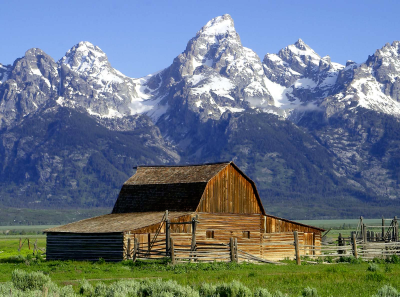
#> input picture TP1/imagens/barn_mountains.bmp, 400 x 297 px, found by its file name
$ python main.py
#> lines starting #> are read from the running program, lines starting #| are printed output that depends on the picture
import matplotlib.pyplot as plt
import matplotlib.colors as clr
import numpy as np


def visualizarImagem(nomeFich: str):
#> called with nomeFich = 'imagens/barn_mountains.bmp'
    if not nomeFich:
        return None

    imagem = plt.imread(nomeFich)
#> imagem is the input picture: shape (297, 400, 3); mean R, G, B 104.4, 117.4, 130.1
    plt.figure()
    plt.imshow(imagem)
    plt.axis("off")
    plt.show()
    return imagem


def criarColorMap(cor: str, listaCor: list):
#> called with cor = 'gray'
    if not listaCor or len(listaCor) != 2:
        return None

    cmap = clr.LinearSegmentedColormap.from_list(cor, listaCor, 256)
    data = np.outer(np.ones(100), np.linspace(-1, 1, 100))
    plt.imshow(data, cmap=cmap)
    plt.colorbar()
    plt.show()
#> call 4 of criarColorMap, with cor = 'blue'
#> in criarColorMap (call 4), `plt.show()`:
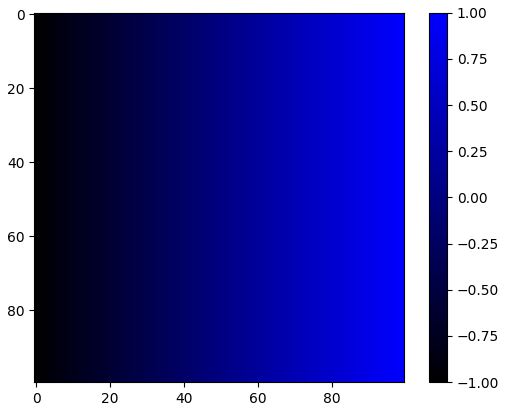
#> figure drawn by matplotlib, 2 panels
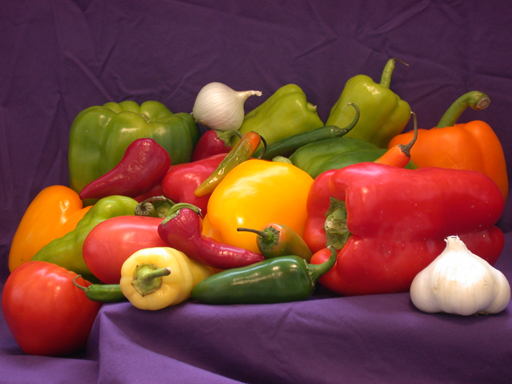
#> input picture TP1/imagens/peppers.bmp, 512 x 384 px, found by its file name
#> in aplicarColorMap, imagem is the input picture: shape (384, 512, 3); mean R, G, B 120.8, 66.4, 57.6


def separarRGB(imagem):
    red = imagem[:, :, 0]
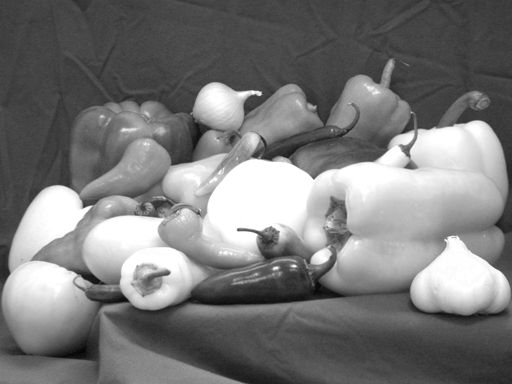
#> red: shape (384, 512); min 5, max 255, mean 120.8
    green = imagem[:, :, 1]
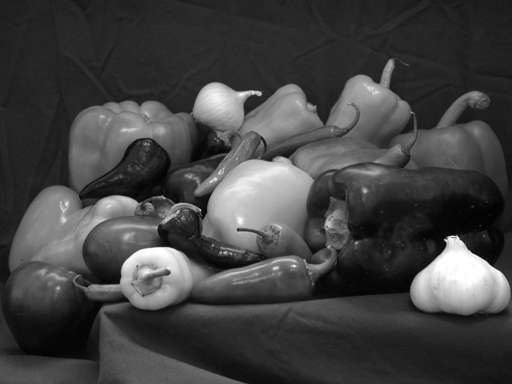
#> green: shape (384, 512); min 1, max 255, mean 66.4
    blue = imagem[:, :, 2]
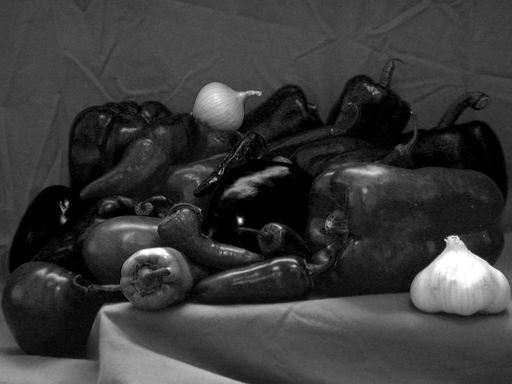
#> blue: shape (384, 512); min 0, max 255, mean 57.6

    return red, green, blue


def juntarRGB(red, green, blue):
    if not red or not green or not blue:
        return None

    imagem = np.zeros_like(red, dtype=np.uint8)
    imagem[:, :, 0] = red
    imagem[:, :, 1] = green
    imagem[:, :, 2] = blue
    return imagem


def aplicarColorMap(nomeFich: str):
    if not nomeFich:
        return None

    imagem = plt.imread(nomeFich)
    R, G, B = separarRGB(imagem)
    cmap = clr.LinearSegmentedColormap.from_list("red", [(0, 0, 0), (1, 0, 0)], 256)
    imagem_colorida = cmap(R)
    plt.imshow(imagem_colorida)
    plt.show()
    cmap = clr.LinearSegmentedColormap.from_list("green", [(0, 0, 0), (0, 1, 0)], 256)
    imagem_colorida = cmap(G)
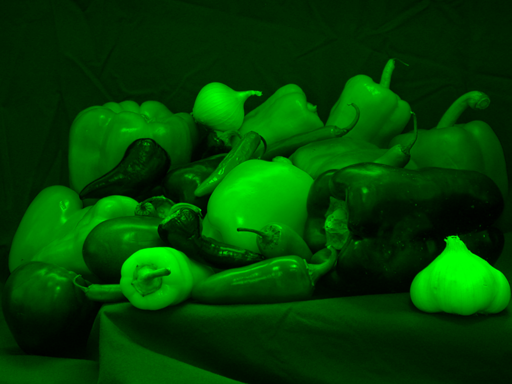
#> imagem_colorida: shape (384, 512, 4) float64; mean of channels 0, 1, 2, 3 0, 0.26, 0, 1; drawn as R, G, B
    plt.imshow(imagem_colorida)
    plt.show()
    cmap = clr.LinearSegmentedColormap.from_list("blue", [(0, 0, 0), (0, 0, 1)], 256)
    imagem_colorida = cmap(B)
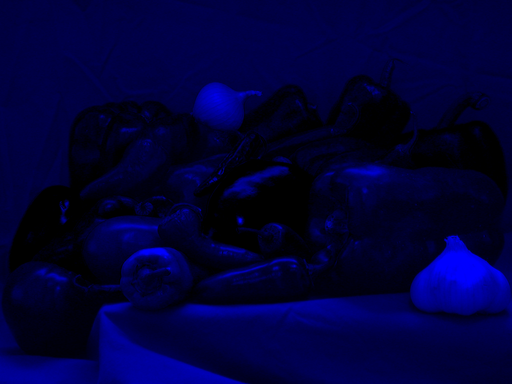
#> imagem_colorida: shape (384, 512, 4) float64; mean of channels 0, 1, 2, 3 0, 0, 0.226, 1; drawn as R, G, B
    plt.imshow(imagem_colorida)
    plt.show()


if __name__ == "__main__":
    plt.close("all")
    visualizarImagem("imagens/barn_mountains.bmp")
    criarColorMap("gray", [(0, 0, 0), (1, 1, 1)])
    criarColorMap("red", [(0, 0, 0), (1, 0, 0)])
    criarColorMap("green", [(0, 0, 0), (0, 1, 0)])
    criarColorMap("blue", [(0, 0, 0), (0, 0, 1)])
    aplicarColorMap("imagens/peppers.bmp")
